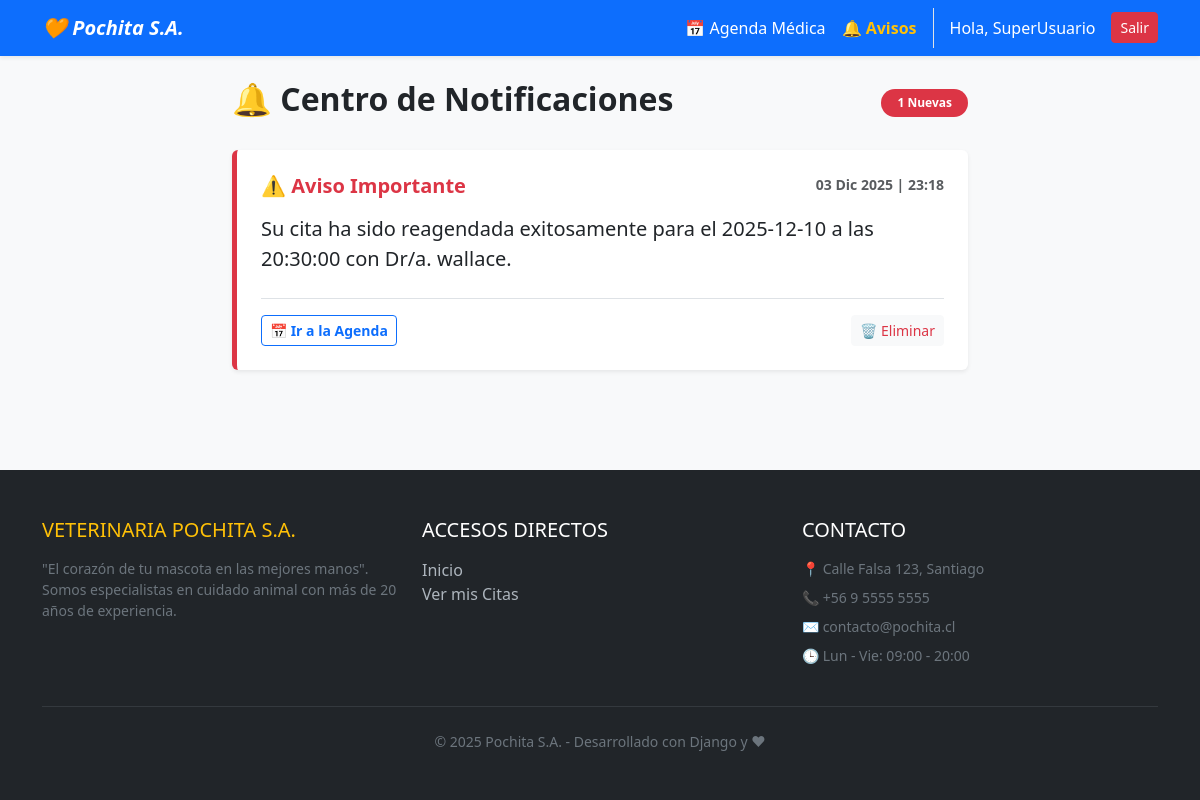
Page /notificaciones/ (signed in) on the earlier database version.
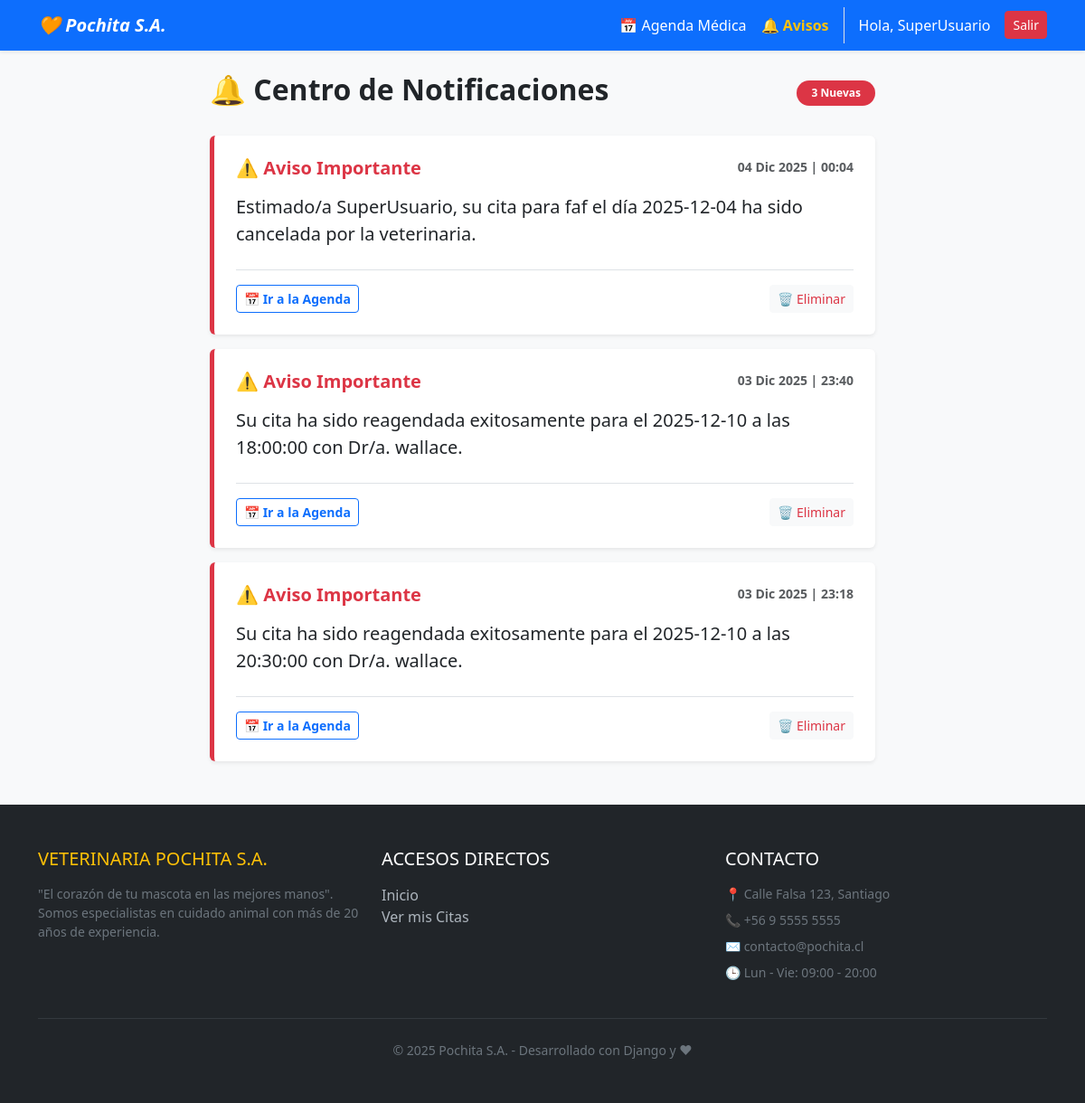
Same page on the later database version.
### core/models.py (models this page shows, shortened)
class Notificacion(models.Model):
    usuario = models.ForeignKey(User, on_delete=models.CASCADE) # A quién le avisamos
    mensaje = models.TextField()
    leido = models.BooleanField(default=False) # Para saber si ya vio la alerta
    fecha = models.DateTimeField(auto_now_add=True)

### core/views.py (the view)
# urls.py: path('notificaciones/', views.mis_notificaciones, name='mis_notificaciones'),
@login_required
def mis_notificaciones(request):
    notificaciones = Notificacion.objects.filter(usuario=request.user).order_by('-fecha')
    return render(request, 'core/notificaciones.html', {'notificaciones': notificaciones})

### core/templates/core/notificaciones.html (shortened to what this page needs)
{% extends 'core/base.html' %}
{% block content %}
<div class="row justify-content-center">
    <div class="col-md-8">
        <div class="d-flex justify-content-between align-items-center mb-4">
            <h2 class="fw-bold text-dark">🔔 Centro de Notificaciones</h2>
            {% if notificaciones %}
                <span class="badge bg-danger rounded-pill px-3 py-2">{{ notificaciones.count }} Nuevas</span>
            {% endif %}
        </div>
        {% if notificaciones %}
            <div class="vstack gap-3">
                {% for noti in notificaciones %}
                    <div class="card shadow-sm border-0 border-start border-5 border-danger animate-hover">
                        <div class="card-body p-4">
                            <div class="d-flex justify-content-between align-items-start mb-2">
                                <h5 class="card-title text-danger fw-bold mb-0">
                                    ⚠️ Aviso Importante
                                </h5>
                                <small class="text-muted fw-semibold">
                                    {{ noti.fecha|date:"d M Y" }} | {{ noti.fecha|date:"H:i" }}
                                </small>
                            </div>
                            <p class="card-text text-dark fs-5 mt-3 mb-4">
                                {{ noti.mensaje }}
                            </p>
                            <div class="d-flex justify-content-between align-items-center border-top pt-3">
                                <a href="{% url 'lista_citas' %}" class="btn btn-outline-primary btn-sm fw-bold">
                                    📅 Ir a la Agenda
                                </a>
                                <form action="{% url 'eliminar_notificacion' noti.id %}" method="post">
                                    <button type="submit" class="btn btn-light text-danger btn-sm hover-delete" title="Borrar mensaje">
                                        🗑️ Eliminar
                                    </button>
                                </form>
                            </div>
                        </div>
                    </div>
                {% endfor %}
            </div>
        {% endif %}
    </div>
</div>
{% endblock %}

Differences in the rows shown:
added Notificacion: fecha "04 Dic 2025", fecha "00:04", mensaje "Estimado/a SuperUsuario, su cita para faf el día 2025-12-04 ha sido cancelada por la veterinaria."
added Notificacion: fecha "03 Dic 2025", fecha "23:40", mensaje "Su cita ha sido reagendada exitosamente para el 2025-12-10 a las 18:00:00 con Dr/a. wallace."
Other differences:
{{ notificaciones.count }}: "1" → "3"
